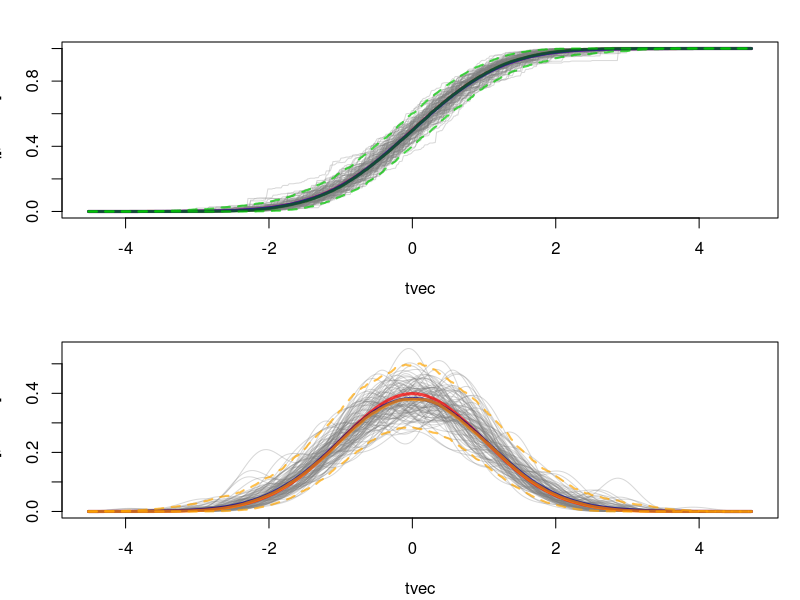

This figure's R source:
use = function(name, a, b){
    Gdraw <<- function(n)
        get(paste0("r", name))(n, a, b)
    Gp <<- function(n)
        get(paste0("p", name))(n, a, b)
    Gf <<- function(x)
        get(paste0("d", name))(x, a, b)
    }

#use("beta", 4, 1)
#use("gamma", 5, 1/30)
#use("t", 5, 0)
 use("norm", 0, 1)
#use("unif", 0, 1)


m = 1000
alpha = 100
n = 1000
tl = 500


cdf = function(x, t){
    out = length(t)
    for (i in 1:length(t))
        out[i] = mean(x <= t[i])
    return (out)
    }

dp_draw = function(n, alpha, Gdraw){
    get_pi = function(n, alpha){
        V = c(0, rbeta(n, 1, alpha))
        return (V[-1] * cumprod(1-V[-(n+1)]))
        }
    pi_vec = get_pi(n, alpha)
    theta = Gdraw(n)
    # Getting more draws from G0 than necessary

#   y = sort(sample(theta, replace = TRUE, prob = pi_vec))
    y = sample(theta, replace = TRUE, prob = pi_vec)
    return (y)
    }

x = matrix(0, m, n)


for (i in 1:m)
    x[i,] = dp_draw(n, alpha, Gdraw)
#x = t(replicate(m, dp_draw(n, alpha, Gdraw)))

tvec = seq(min(x), max(x), length = tl)
q = apply(x, 1, function(x) cdf(x, tvec))
qlines = apply(q, 1, quantile, c(0.025, 0.5, 0.975))
qmean = apply(q, 1, mean)

bw = 1.06*sd(x)/(n^(1/5))
f = apply(x, 1, function(x) density(x, bw = bw, from = min(tvec), to = max(tvec), n = length(tvec))$y)
flines = apply(f, 1, quantile, c(0.025, 0.5, 0.975))
fmean = apply(f, 1, mean)

par(mfrow = c(2, 1), mar = c(4.1, 3.1, 2.1, 1.1))
matplot(tvec, q[,1:100], type = 'l', lty = 1, col = rgb(0.5, 0.5, 0.5, 0.3))
curve(Gp(x), col = rgb(1, 0, 0, 0.7), add = TRUE, lwd = 3)
lines(tvec, qmean, col = rgb(0, 0, 1, 0.7), lwd = 3)
lines(tvec, qlines[2,], col = rgb(0, 0.4, 0, 0.7), lwd = 3)
lines(tvec, qlines[1,], col = rgb(0, 0.8, 0, 0.7), lwd = 2, lty = 2)
lines(tvec, qlines[3,], col = rgb(0, 0.8, 0, 0.7), lwd = 2, lty = 2)

matplot(tvec, f[,1:100], type = 'l', col = rgb(0.5, 0.5, 0.5, 0.3), lty = 1)
lines(tvec, Gf(tvec), col = rgb(1, 0, 0, 0.7), lwd = 3)
lines(tvec, fmean, col = rgb(0, 0, 0.55, 0.7), lwd = 3)
lines(tvec, flines[2,], col = rgb(1, 0.55, 0, 0.7), lwd = 3)
lines(tvec, flines[1,], col = rgb(1, 0.65, 0, 0.7), lwd = 2, lty = 2)
lines(tvec, flines[3,], col = rgb(1, 0.65, 0, 0.7), lwd = 2, lty = 2)

#plot(density(f[100,]))
